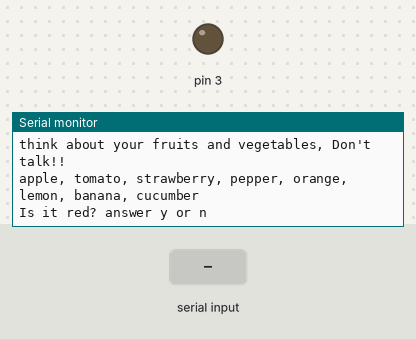
Recording of a sketch running on a simulated Arduino Uno, built with avr-gcc and run on an emulated ATmega328P. On the bench: output pins drawn as LEDs (lit = HIGH), the last lines printed to the serial monitor. Inputs (shaded band) come from the test bench.

Above: at 4.2 s.
4.3 s: "y" received over Serial
At 4.6 s:
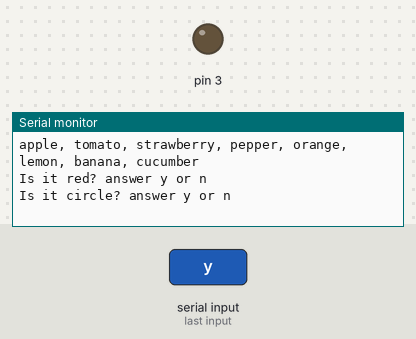
5.8 s: "1" received over Serial
At 7.0 s:
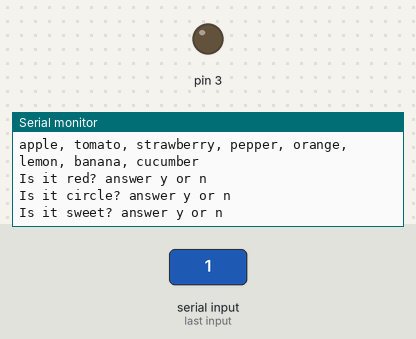
7.3 s: "0" received over Serial
At 8.1 s:
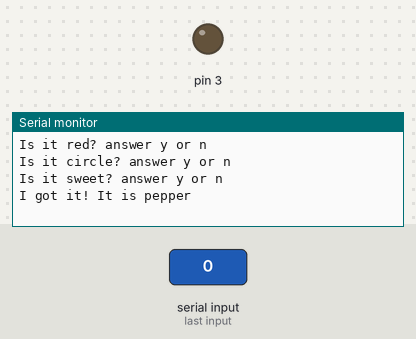

The sketch:

arduino_bot_5.ino
```cpp
String fruits[8] = {"apple", "tomato", "strawberry", "pepper",
"orange", "lemon", "banana", "cucumber"};

void setup() {
  Serial.begin(9600);
  pinMode(3, OUTPUT);
  delay(3000);
}

void loop() {
  Serial.println("think about your fruits and vegetables, Don't talk!!");
  Serial.println("apple, tomato, strawberry, pepper, orange, lemon, banana, cucumber");
  Serial.println();

  String first[4];
  Serial.println("Is it red? answer y or n");
  if (getAnswer() == 'y') {
    for (int i = 0 ; i < 4 ; i++) {
      first[i] = fruits[i];
    }
  } else {
    for (int i = 0 ; i < 4 ; i++) {
      first[i] = fruits[i + 4];
    }
  }
  String second[2];
  Serial.println("Is it circle? answer y or n");
  if (getAnswer() == 'y') {
    for (int i = 0 ; i < 2 ; i++) {
      second[i] = first[i];
    }
  } else {
    for (int i = 0 ; i < 2 ; i++) {
      second[i] = first[i + 2];
    }
  }
  Serial.println("Is it sweet? answer y or n");
  if (getAnswer() == 'y') {
    Serial.print("I got it! It is ");
    Serial.println(second[0]);
  } else {
    Serial.print("I got it! It is ");
    Serial.println(second[1]);
  }

  delay(2000);
  Serial.println("press any key");
  Serial.println();
  getAnswer();
}

char getAnswer() {
  while (!Serial.available());
  if (Serial.available()) {
    char input = Serial.read();
    return input;
  }
  return 0;
}
```

Measured:
- after the input at 4.3 s, the serial monitor: prints a new line at once (image 1)
- after the input at 5.8 s, the serial monitor: prints a new line at once (image 2)
- after the input at 7.3 s, the serial monitor: prints a new line at once (image 3)
